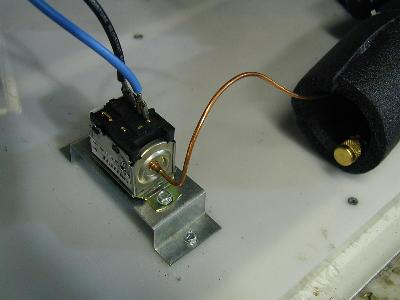
//> input picture prog7/test1.JPG, 400 x 300 px
$ ./trackbar   (built with g++ and OpenCV 4)
//> lines starting //> are read from the running program, lines starting //| are printed output that depends on the picture
#include <cv.h>
#include <highgui.h>
#include <stdio.h>
#include <opencv2/opencv.hpp>
#include "opencv2/core/core.hpp"
#include "opencv2/highgui/highgui.hpp"
#include <opencv2/opencv.hpp>
#include <opencv2/imgproc/imgproc.hpp>
#include <opencv2/objdetect/objdetect.hpp>
#include "opencv2/video/tracking.hpp"

using namespace cv;
using namespace std;

const int alpha_slider_max = 100;
int alpha_slider;
double alpha;
double beta;

Mat src1;
Mat src2;
Mat dst;

void on_trackbar( int, void* )
{
 alpha = (double) alpha_slider/alpha_slider_max ;
 beta = ( 1.0 - alpha );
 addWeighted( src1, alpha, src2, beta, 0.0, dst);
 imshow( "Linear Blend", dst );
}

int main( int argc, char** argv )
{
 // Read image ( same size, same type )
 src1 = imread("test1.JPG");
//> src1 is the input picture: 300 rows x 400 cols, CV_8UC3; mean B, G, R 108.2, 115.3, 111
 src2 = imread("test2.jpg");
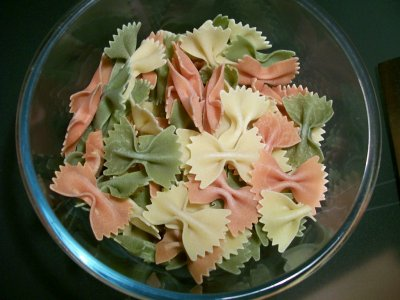
//> input picture prog7/test2.jpg, 400 x 300 px
//> src2 is the input picture: 300 rows x 400 cols, CV_8UC3; mean B, G, R 64.6, 88.5, 90.9

 alpha_slider = 0;

 // Create Windows ---  first we have to create the window in which it is going to be located.
 namedWindow("Linear Blend", 1);

 char TrackbarName[50];
 sprintf( TrackbarName, "Alpha x %d", alpha_slider_max );

    //  Our Trackbar has a label TrackbarName
    //  The Trackbar is located in the window named “Linear Blend”
    //  The Trackbar values will be in the range from 0 to alpha_slider_max (the minimum limit is always zero).
    //  The numerical value of Trackbar is stored in alpha_slider
    //  Whenever the user moves the Trackbar, the callback function on_trackbar is called
 createTrackbar( TrackbarName, "Linear Blend", &alpha_slider, alpha_slider_max, on_trackbar );
//> slider 'Alpha x 100' is set to 33
 on_trackbar( alpha_slider, 0 );
//> in on_trackbar, `addWeighted( src1, alpha, src2, beta, 0.0, dst);`:
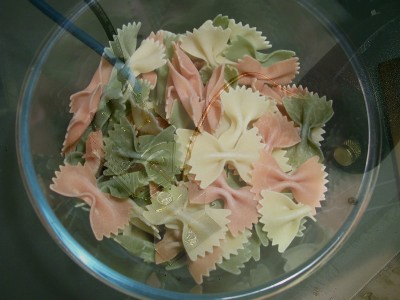
//> dst: 300 rows x 400 cols, CV_8UC3; mean B, G, R 79, 97.3, 97.5
 waitKey(0);
 return 0;
}
